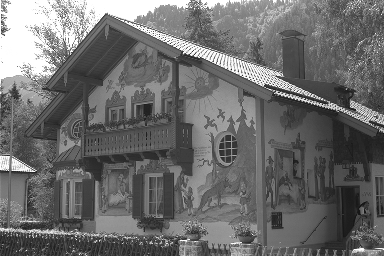
#> input picture PythonHalftoning/house.tif, 384 x 256 px
$ python 'Section 5.py'
#> lines starting #> are read from the running program, lines starting #| are printed output that depends on the picture; after the words box and inside, x2 and y2 are one past the last pixel; in counts of white or black regions, pixels touching at a corner belong together; long printed decimals are rounded
import matplotlib.pyplot as plt
from matplotlib import cm
import numpy as np
from PIL import Image
import math

FILT_SIZE = 3
HALF_FILT = 1
ERR_DIFF_THRESH = 127

def convert_image_to_double_array(img):
    converted = np.array(img, dtype = float)
    return converted;

def rmse(array_orig, array_binary):
    # Work from inside out
    error_sum = 0
    for row_idx in range(array_orig.shape[0]):
        for col_idx in range(array_orig.shape[1]):
            error_sum += ((array_orig[row_idx, col_idx] -
                         array_binary[row_idx, col_idx]) *
                         (array_orig[row_idx, col_idx] -
                         array_binary[row_idx, col_idx]))
    error_sum /= array_orig.shape[0]
    error_sum /= array_orig.shape[1]
    rmse = np.sqrt(error_sum)
    return rmse

def ungamma_correct(g_array, gamma):
    g_output = np.zeros((g_array.shape[0],g_array.shape[1]),dtype=float)
    for row_idx in range(g_array.shape[0]):
        for col_idx in range(g_array.shape[1]):
            g_output[row_idx, col_idx] = math.pow((g_array[row_idx, col_idx]/255), gamma)
            g_output[row_idx, col_idx] *= 255
    return g_output

def calculate_lpf(lpf,sigma):
    scale_factor = 0
    for row_idx in range(lpf.shape[0]):
        for col_idx in range(lpf.shape[1]):
            filter_const = np.exp(-1*((row_idx-3)*(row_idx-3)+(col_idx-3)*(col_idx-3))/(2*sigma*sigma))
            scale_factor += filter_const
            lpf[row_idx,col_idx] = filter_const
    lpf /= scale_factor
    # Check scale factor
    scale_check = 0
    for row_idx in range(lpf.shape[0]):
        for col_idx in range(lpf.shape[1]):
            scale_check += lpf[row_idx, col_idx]
    #print("Scale check: ",scale_check)
    return lpf

def filter_pixel(X, filt, row_idx, col_idx):
    pixel = 0
    for win_row_idx in range(-3,4):
        for win_col_idx in range(-3, 4):
            if ((win_row_idx + row_idx < 0) or
                (win_row_idx + row_idx >= X.shape[0]) or
                (win_col_idx + col_idx < 0) or
                (win_col_idx + col_idx >= X.shape[1])):
                pixel += 0
            else:
                pixel += (filt[win_row_idx+3,win_col_idx+3]*
                         X[win_row_idx+row_idx, win_col_idx+col_idx])
    return pixel

def apply_gaussian_filter(filt, image_array):
    filtered_array = np.zeros((image_array.shape[0],image_array.shape[1]))
    for row_idx in range(image_array.shape[0]):
        for col_idx in range(image_array.shape[1]):
            filtered_array[row_idx, col_idx] = filter_pixel(image_array, filt, row_idx, col_idx)

    im_filtered = Image.fromarray(filtered_array.astype(np.uint8))
    #im_filtered.save("test.tif")
    return filtered_array

def threshold_image(img, thresh):
    X = np.array(img)
    Y = np.zeros((X.shape))
    for row_idx in range(X.shape[0]):
        for col_idx in range(X.shape[1]):
            if X[row_idx, col_idx] > thresh:
                Y[row_idx, col_idx] = 255
            else:
                Y[row_idx, col_idx] = 0
    return Y

def threshold_pixel(pixel, thresh):
    if pixel > thresh:
        ret_val = 255
    else:
        ret_val  = 0
    return ret_val

def apply_transformation(image_array):
    transform_array = np.zeros((image_array.shape[0],image_array.shape[1]))
    for row_idx in range(image_array.shape[0]):
        for col_idx in range(image_array.shape[1]):
            pixel = image_array[row_idx, col_idx]/255
            pixel = math.pow(pixel,1/3)
            transform_array[row_idx, col_idx] = 255*pixel
    return transform_array

def fidelity(f, b):
    lpf = np.zeros((7,7))
    calculate_lpf(lpf,math.sqrt(2))
    f = apply_gaussian_filter(f, lpf)
    b = apply_gaussian_filter(b, lpf)
    f = apply_transformation(f)
    b = apply_transformation(b)
    N = f.shape[0]
    M = f.shape[1]
    sum = 0
    for row_idx in range(f.shape[0]):
        for col_idx in range(f.shape[1]):
            sum += math.pow((f[row_idx, col_idx] - b[row_idx, col_idx]),2)
    sum /= M
    sum /= N
    sum = math.pow(sum, 0.5)
    return sum


def init_err_diff_filter()  :
    h = np.zeros((FILT_SIZE, FILT_SIZE))
    h[1,2] = 7/16
    h[2,0] = 3/16
    h[2,1] = 5/16
    h[2,2] = 1/16
    return h

# Diffuse error
def add_scaled_error(f,h,error,row_idx, col_idx):
    for win_row_idx in range(-1,2):
        for win_col_idx in range(-1, 2):
            if ((win_row_idx + row_idx >= 0) and
                (win_row_idx + row_idx < f.shape[0]) and
                (win_col_idx + col_idx >= 0) and
                (win_col_idx + col_idx < f.shape[1])):
                f[win_row_idx+row_idx, win_col_idx+col_idx] += h[win_row_idx+1,win_col_idx+1]*error
    return f

def diffuse_error(f,filename):
    h = init_err_diff_filter()
    e = np.zeros((f.shape[0],f.shape[1]))
    b = np.zeros((f.shape[0],f.shape[1]))
    for row_idx in range(f.shape[0]):
        for col_idx in range(f.shape[1]):
            b[row_idx, col_idx] = threshold_pixel(f[row_idx,col_idx],ERR_DIFF_THRESH)
            error = f[row_idx,col_idx] - b[row_idx, col_idx]
            f = add_scaled_error(f,h,error,row_idx,col_idx)
    diffused = Image.fromarray(b.astype(np.uint8))
    #plt.imshow(diffused,cmap='gray',interpolation='none')
    #plt.show()
    diffused.save(filename)
    return b

def convert_to_double(input_array):
    output = np.zeros((input_array.shape[0],input_array.shape[1]),dtype=float)
    for row_idx in range(input_array.shape[0]):
        for col_idx in range(input_array.shape[1]):
            output[row_idx, col_idx] = float(input_array[row_idx,col_idx])
    return output

# Section 5
img_house = Image.open('house.tif')
#> img_house is the input picture: PIL image 384x256 L; min 18, max 255, mean 108.5

array_house = np.array(img_house)
# Ungamma initial image
array_house_ungamma = ungamma_correct(array_house, 2.2)
#> after the loop in ungamma_correct, `for row_idx in range(g_array.shape[0]):`:
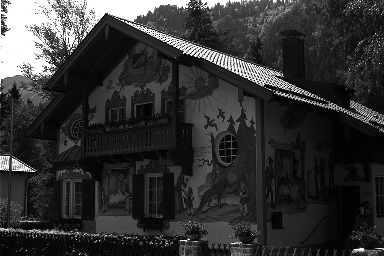
#> g_output: shape (256, 384) float64; min 0.748, max 255, mean 51.8
# Convert to double
ah_double = convert_to_double(array_house)
ah_ungamma_double = convert_to_double(array_house_ungamma)
diffused_array = diffuse_error(ah_ungamma_double,"diffused_error.tif")
#> the loop in diffuse_error, `for row_idx in range(f.shape[0]):` made 256 passes
#> after the loop in diffuse_error, `for row_idx in range(f.shape[0]):`:
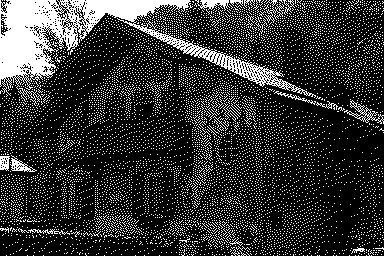
#> b: shape (256, 384) float64; 20.2% white; 8371 white regions (8350 under 20 px), largest, box (x1, y1, x2, y2) and area: (0, 0, 316, 106) 7930, (344, 100, 384, 124) 207, (195, 0, 230, 11) 201
#> after the loop in diffuse_error, `for row_idx in range(f.shape[0]):`:
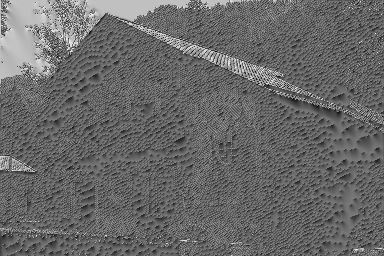
#> f: shape (256, 384) float64; min -93.52, max 367.2, mean 96.3; drawn with min black and max white
# RMSE
rmse_diffused = rmse(ah_double, diffused_array)
print("RMSE diffused: ", rmse_diffused)
#| RMSE diffused:  98.847
# Fidelity
fidelity_diffused = fidelity(ah_ungamma_double, diffused_array)
print("Fidelity diffused: ", fidelity_diffused)
#| Fidelity diffused:  12.787
